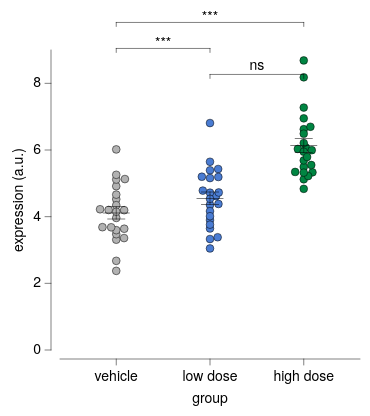

The Vega-Lite source for this figure:
### Vega-Lite specification from a JSON file in a GitHub repository (floating-point values rounded to 4 significant figures)
{"background": null, "config": {"arc": {"fill": "#DBDBDB", "fillOpacity": 1.0, "innerRadius": 37.5, "padAngle": 0.03, "stroke": "black", "strokeOpacity": 1, "strokeWidth": 0.25}, "area": {"fill": "#DBDBDB", "fillOpacity": 1.0, "stroke": "black", "strokeOpacity": 1, "strokeWidth": 0.25}, "axis": {"domain": true, "domainCap": "round", "domainColor": "black", "domainWidth": 0.25, "grid": false, "gridCap": "round", "gridColor": "#F1F1F1", "gridDash": [0, 0], "gridOpacity": 1.0, "gridWidth": 0.25, "labelColor": "black", "labelFont": "Helvetica Neue, HelveticaNeue, Helvetica, Arial, sans-serif", "labelFontSize": 7, "labelFontStyle": "normal", "labelFontWeight": 400, "offset": 4.5, "ticks": true, "tickCap": "round", "tickColor": "black", "tickRound": false, "tickSize": 3, "tickWidth": 0.25, "titleColor": "black", "titleFont": "Helvetica Neue, HelveticaNeue, Helvetica, Arial, sans-serif", "titleFontSize": 7, "titleFontStyle": "normal", "titleFontWeight": 400}, "axisX": {"domain": true, "labelAlign": "center", "labelAngle": 0, "labels": true, "ticks": true, "translate": 0}, "axisY": {"domain": true, "labelAlign": "right", "labelAngle": 0, "labels": true, "ticks": true, "translate": 0}, "axisRight": {"domain": true, "labelAlign": "left", "labelAngle": 0, "labels": true, "ticks": true, "translate": 0}, "axisTop": {"domain": true, "labelAlign": "center", "labelAngle": 0, "labels": true, "ticks": true, "translate": 0}, "axisBand": {"tickOffset": 0}, "bar": {"fill": "#DBDBDB", "fillOpacity": 1.0, "stroke": "black", "strokeOpacity": 1, "strokeWidth": 0.25}, "boxplot": {"size": 13.5, "ticks": {"cornerRadius": 0.25, "fill": "black", "opacity": 1, "size": 6.75, "thickness": 0.25}, "box": {"fillOpacity": 1.0, "stroke": "black", "strokeOpacity": 1, "strokeWidth": 0.25}, "median": {"cornerRadius": 0, "fill": "black", "fillOpacity": 1.0, "opacity": 1, "size": 13.5, "thickness": 0.25}, "rule": {"fill": "black", "fillOpacity": 1.0, "size": 15.0, "stroke": "black", "strokeDash": [0, 0], "strokeOpacity": 1, "strokeWidth": 0.25}, "outliers": {"color": "black", "fill": "black", "fillOpacity": 1.0, "size": 0, "stroke": "black", "strokeOpacity": 1, "strokeWidth": 0.25}}, "circle": {"fill": "black", "fillOpacity": 1.0, "size": 1.875, "stroke": null, "strokeOpacity": 1, "strokeWidth": 0.25}, "errorband": {"band": {"fillOpacity": 0.6, "stroke": null, "strokeWidth": 0.25, "strokeOpacity": 1}, "borders": {"opacity": 0, "strokeOpacity": 0.25, "strokeWidth": 1}}, "errorbar": {"opacity": 1, "rule": {"strokeDash": [0, 0], "strokeWidth": 0.25}, "ticks": {"color": "black", "cornerRadius": 0.125, "opacity": 1, "size": 9.0, "thickness": 0.25}, "thickness": 0.25}, "font": "Helvetica Neue, HelveticaNeue, Helvetica, Arial, sans-serif", "geoshape": {"fill": "#DBDBDB", "fillOpacity": 1.0, "stroke": "black", "strokeOpacity": 1, "strokeWidth": 0.25}, "header": {"labelColor": "black", "labelFont": "Helvetica Neue, HelveticaNeue, Helvetica, Arial, sans-serif", "labelFontSize": 7, "labelFontStyle": "normal", "labelFontWeight": 400, "titleColor": "black", "titleFont": "Helvetica Neue, HelveticaNeue, Helvetica, Arial, sans-serif", "titleFontSize": 7, "titleFontStyle": "normal", "titleFontWeight": 400, "titlePadding": 0}, "legend": {"disable": false, "offset": 4.5, "titlePadding": 4, "labelOffset": 2, "gradientLabelOffset": 2, "gradientLength": 75.0, "gradientThickness": 7.5, "gradientOpacity": 1.0, "gradientStrokeColor": "black", "gradientStrokeWidth": 0.25, "labelColor": "black", "labelFont": "Helvetica Neue, HelveticaNeue, Helvetica, Arial, sans-serif", "labelFontSize": 7, "labelFontStyle": "normal", "labelFontWeight": 400, "strokeColor": "black", "strokeWidth": 0, "symbolSize": 42, "symbolStrokeColor": "black", "symbolStrokeWidth": 0.25, "titleColor": "black", "titleFont": "Helvetica Neue, HelveticaNeue, Helvetica, Arial, sans-serif", "titleFontSize": 7, "titleFontStyle": "normal", "titleFontWeight": 400}, "line": {"color": "black", "stroke": "black", "strokeCap": "butt", "strokeDash": [0, 0], "strokeOpacity": 1, "strokeWidth": 0.5}, "point": {"filled": true, "fill": "#DBDBDB", "fillOpacity": 1.0, "size": 7.5, "stroke": "black", "strokeOpacity": 1, "strokeWidth": 0.25}, "range": {"category": ["#B2B2B2", "#4A7CD3", "#008542", "#664CAF", "#509F98", "#636363", "#284F93", "#005226", "#382864", "#285753"], "diverging": {"scheme": ["#443E60", "#5F597E", "#7C759B", "#9994B6", "#B7B4CC", "#D6D5DC", "#F6F6F6", "#D1DAD9", "#A4C2BF", "#7AA9A4", "#578E89", "#37736E", "#1B5954"]}, "heatmap": {"scheme": ["#440154", "#472270", "#433E82", "#38598C", "#2C728E", "#238A8D", "#24A086", "#39B578", "#5DC862", "#96D646", "#CAE02D", "#FDE724"]}, "ordinal": {"scheme": ["#F1F1F1", "#DBDBDB", "#C6C6C6", "#B2B2B2", "#9D9D9D", "#898989", "#767676", "#636363", "#515151", "#404040", "#2F2F2F", "#1F1F1F"]}, "ramp": {"scheme": ["#440154", "#472270", "#433E82", "#38598C", "#2C728E", "#238A8D", "#24A086", "#39B578", "#5DC862", "#96D646", "#CAE02D", "#FDE724"]}}, "rule": {"color": "black", "stroke": "black", "strokeCap": "round", "strokeDash": [2, 2], "strokeOpacity": 1, "strokeWidth": 0.25}, "scale": {"barBandPaddingInner": 0.1, "rectBandPaddingInner": 0, "tickBandPaddingInner": 0.1, "bandPaddingOuter": 0.1, "bandWithNestedOffsetPaddingInner": 0.2, "bandWithNestedOffsetPaddingOuter": 0.2, "offsetBandPaddingInner": 0, "offsetBandPaddingOuter": 0, "round": false}, "rect": {"fill": "#DBDBDB", "fillOpacity": 1.0, "stroke": "black", "strokeOpacity": 1, "strokeWidth": 0.25}, "square": {"fill": "#DBDBDB", "fillOpacity": 1.0, "size": 15.0, "stroke": "black", "strokeOpacity": 1, "strokeWidth": 0.25}, "text": {"color": "black", "font": "Helvetica Neue, HelveticaNeue, Helvetica, Arial, sans-serif", "fontSize": 7, "fontStyle": "normal", "fontWeight": 400}, "tick": {"color": "black", "cornerRadius": 0.125, "opacity": 1.0, "size": 13.5, "thickness": 0.25}, "title": {"anchor": "middle", "frame": "group", "color": "black", "font": "Helvetica Neue, HelveticaNeue, Helvetica, Arial, sans-serif", "fontSize": 7, "fontStyle": "normal", "fontWeight": 400, "subtitleColor": "black", "subtitleFont": "Helvetica Neue, HelveticaNeue, Helvetica, Arial, sans-serif", "subtitleFontSize": "Helvetica Neue, HelveticaNeue, Helvetica, Arial, sans-serif", "subtitleFontStyle": "normal", "subtitleFontWeight": 400}, "trail": {"color": "black", "opacity": 1, "size": 0.5}, "view": {"continuousWidth": 150, "continuousHeight": 150, "discreteWidth": 150, "discreteHeight": 150, "fill": null, "stroke": null, "strokeWidth": 0.25}}, "layer": [{"data": {"name": "data-3a4329221f0690256db0e8c4ffd5592d"}, "mark": {"type": "circle", "opacity": 1.0, "size": 15.0, "stroke": "black", "strokeOpacity": 1, "strokeWidth": 0.25}, "encoding": {"color": {"field": "group", "legend": null, "scale": {"domain": ["vehicle", "low dose", "high dose"]}, "sort": ["vehicle", "low dose", "high dose"], "title": null, "type": "nominal"}, "x": {"axis": {}, "field": "group", "scale": {"domain": ["vehicle", "low dose", "high dose"]}, "sort": ["vehicle", "low dose", "high dose"], "title": "group", "type": "nominal"}, "xOffset": {"field": "beeswarm_x", "scale": {"domain": [-8.09, 8.09], "range": [10.66, 26.84]}, "type": "quantitative"}, "y": {"field": "expr", "title": "expression (a.u.)", "type": "quantitative"}}}, {"data": {"name": "data-8760c3c47ed2be55f7a1dc1a4516e5aa"}, "mark": {"type": "errorbar"}, "encoding": {"x": {"axis": {}, "field": "group", "scale": {"domain": ["vehicle", "low dose", "high dose"]}, "sort": ["vehicle", "low dose", "high dose"], "title": "group", "type": "nominal"}, "y": {"field": "__mean", "title": "expression (a.u.)", "type": "quantitative"}, "yError": {"field": "__error"}}}, {"data": {"name": "data-8760c3c47ed2be55f7a1dc1a4516e5aa"}, "mark": {"type": "tick"}, "encoding": {"x": {"axis": {}, "field": "group", "scale": {"domain": ["vehicle", "low dose", "high dose"]}, "sort": ["vehicle", "low dose", "high dose"], "title": "group", "type": "nominal"}, "y": {"field": "__mean", "title": "expression (a.u.)", "type": "quantitative"}}}, {"layer": [{"layer": [{"data": {"values": [{"x": "vehicle", "x2": "low dose", "y": 8.687, "__dysonsphere__": 1}]}, "mark": {"type": "rule", "strokeCap": "round", "strokeDash": [0, 0], "strokeWidth": 0.25, "yOffset": 7.0}, "encoding": {"x": {"value": 121.9}, "x2": {"value": 75.0}, "y": {"field": "y", "type": "quantitative"}}}, {"data": {"values": [{"x": "vehicle", "y": 8.687, "y2": 8.687, "__dysonsphere__": 1}]}, "mark": {"type": "rule", "strokeCap": "round", "strokeDash": [0, 0], "strokeWidth": 0.25, "y2Offset": 9.0, "yOffset": 7.0}, "encoding": {"x": {"value": 121.9}, "y": {"field": "y", "type": "quantitative"}, "y2": {"field": "y2"}}}, {"data": {"values": [{"x": "low dose", "y": 8.687, "y2": 8.687, "__dysonsphere__": 1}]}, "mark": {"type": "rule", "strokeCap": "round", "strokeDash": [0, 0], "strokeWidth": 0.25, "y2Offset": 9.0, "yOffset": 7.0}, "encoding": {"x": {"value": 75.0}, "y": {"field": "y", "type": "quantitative"}, "y2": {"field": "y2"}}}, {"data": {"values": [{"y": 8.687, "label": "ns", "__dysonsphere__": 1}]}, "mark": {"type": "text", "align": "center", "dy": 3.0, "fontSize": 7}, "encoding": {"text": {"field": "label", "type": "nominal"}, "x": {"value": 98.44}, "y": {"field": "y", "type": "quantitative"}}}]}, {"layer": [{"data": {"values": [{"x": "low dose", "x2": "high dose", "y": 8.687, "__dysonsphere__": 1}]}, "mark": {"type": "rule", "strokeCap": "round", "strokeDash": [0, 0], "strokeWidth": 0.25, "yOffset": -6.0}, "encoding": {"x": {"value": 75.0}, "x2": {"value": 28.12}, "y": {"field": "y", "type": "quantitative"}}}, {"data": {"values": [{"x": "low dose", "y": 8.687, "y2": 8.687, "__dysonsphere__": 1}]}, "mark": {"type": "rule", "strokeCap": "round", "strokeDash": [0, 0], "strokeWidth": 0.25, "y2Offset": -4.0, "yOffset": -6.0}, "encoding": {"x": {"value": 75.0}, "y": {"field": "y", "type": "quantitative"}, "y2": {"field": "y2"}}}, {"data": {"values": [{"x": "high dose", "y": 8.687, "y2": 8.687, "__dysonsphere__": 1}]}, "mark": {"type": "rule", "strokeCap": "round", "strokeDash": [0, 0], "strokeWidth": 0.25, "y2Offset": -4.0, "yOffset": -6.0}, "encoding": {"x": {"value": 28.12}, "y": {"field": "y", "type": "quantitative"}, "y2": {"field": "y2"}}}, {"data": {"values": [{"y": 8.687, "label": "***", "__dysonsphere__": 1}]}, "mark": {"type": "text", "align": "center", "dy": -8.0, "fontSize": 7}, "encoding": {"text": {"field": "label", "type": "nominal"}, "x": {"value": 51.56}, "y": {"field": "y", "type": "quantitative"}}}]}, {"layer": [{"data": {"values": [{"x": "vehicle", "x2": "high dose", "y": 8.687, "__dysonsphere__": 1}]}, "mark": {"type": "rule", "strokeCap": "round", "strokeDash": [0, 0], "strokeWidth": 0.25, "yOffset": -19.0}, "encoding": {"x": {"value": 121.9}, "x2": {"value": 28.12}, "y": {"field": "y", "type": "quantitative"}}}, {"data": {"values": [{"x": "vehicle", "y": 8.687, "y2": 8.687, "__dysonsphere__": 1}]}, "mark": {"type": "rule", "strokeCap": "round", "strokeDash": [0, 0], "strokeWidth": 0.25, "y2Offset": -17.0, "yOffset": -19.0}, "encoding": {"x": {"value": 121.9}, "y": {"field": "y", "type": "quantitative"}, "y2": {"field": "y2"}}}, {"data": {"values": [{"x": "high dose", "y": 8.687, "y2": 8.687, "__dysonsphere__": 1}]}, "mark": {"type": "rule", "strokeCap": "round", "strokeDash": [0, 0], "strokeWidth": 0.25, "y2Offset": -17.0, "yOffset": -19.0}, "encoding": {"x": {"value": 28.12}, "y": {"field": "y", "type": "quantitative"}, "y2": {"field": "y2"}}}, {"data": {"values": [{"y": 8.687, "label": "***", "__dysonsphere__": 1}]}, "mark": {"type": "text", "align": "center", "dy": -21.0, "fontSize": 7}, "encoding": {"text": {"field": "label", "type": "nominal"}, "x": {"value": 75.0}, "y": {"field": "y", "type": "quantitative"}}}]}], "name": "__dysonsphere_9bad20b1b33af78c_55"}], "$schema": "https://vega.github.io/schema/vega-lite/v6.4.1.json", "datasets": {"data-3a4329221f0690256db0e8c4ffd5592d": [{"group": "vehicle", "expr": 3.358, "beeswarm_x": 3.905}, {"group": "vehicle", "expr": 4.194, "beeswarm_x": 3.948}, {"group": "vehicle", "expr": 2.675, "beeswarm_x": 0.0}, {"group": "vehicle", "expr": 4.525, "beeswarm_x": 0.0}, {"group": "vehicle", "expr": 4.915, "beeswarm_x": 0.0}, {"group": "vehicle", "expr": 3.638, "beeswarm_x": 3.997}, {"group": "vehicle", "expr": 4.344, "beeswarm_x": 0.0}, {"group": "vehicle", "expr": 4.201, "beeswarm_x": -3.81}, {"group": "vehicle", "expr": 3.685, "beeswarm_x": -6.911}, {"group": "vehicle", "expr": 3.31, "beeswarm_x": 0.0}, {"group": "vehicle", "expr": 2.374, "beeswarm_x": 0.0}, {"group": "vehicle", "expr": 5.128, "beeswarm_x": 4.33}, {"group": "vehicle", "expr": 3.962, "beeswarm_x": 0.0}, {"group": "vehicle", "expr": 6.018, "beeswarm_x": 0.0}, {"group": "vehicle", "expr": 4.661, "beeswarm_x": 0.0}, {"group": "vehicle", "expr": 4.222, "beeswarm_x": -8.09}, {"group": "vehicle", "expr": 3.474, "beeswarm_x": 0.0}, {"group": "vehicle", "expr": 5.114, "beeswarm_x": 0.0}, {"group": "vehicle", "expr": 3.595, "beeswarm_x": 0.0}, {"group": "vehicle", "expr": 5.256, "beeswarm_x": 0.0}, {"group": "vehicle", "expr": 3.681, "beeswarm_x": -2.543}, {"group": "vehicle", "expr": 4.149, "beeswarm_x": 0.0}, {"group": "low dose", "expr": 3.33, "beeswarm_x": 0.0}, {"group": "low dose", "expr": 6.809, "beeswarm_x": 0.0}, {"group": "low dose", "expr": 4.615, "beeswarm_x": 2.979}, {"group": "low dose", "expr": 4.353, "beeswarm_x": 0.0}, {"group": "low dose", "expr": 5.43, "beeswarm_x": 4.085}, {"group": "low dose", "expr": 3.898, "beeswarm_x": 0.0}, {"group": "low dose", "expr": 5.391, "beeswarm_x": 0.0}, {"group": "low dose", "expr": 3.646, "beeswarm_x": 0.0}, {"group": "low dose", "expr": 5.191, "beeswarm_x": 4.177}, {"group": "low dose", "expr": 3.76, "beeswarm_x": 0.0}, {"group": "low dose", "expr": 3.047, "beeswarm_x": 0.0}, {"group": "low dose", "expr": 4.166, "beeswarm_x": 0.0}, {"group": "low dose", "expr": 3.382, "beeswarm_x": 3.828}, {"group": "low dose", "expr": 5.198, "beeswarm_x": -4.077}, {"group": "low dose", "expr": 4.72, "beeswarm_x": 0.0}, {"group": "low dose", "expr": 5.159, "beeswarm_x": 0.0}, {"group": "low dose", "expr": 4.782, "beeswarm_x": -3.585}, {"group": "low dose", "expr": 4.382, "beeswarm_x": 4.224}, {"group": "low dose", "expr": 4.725, "beeswarm_x": 4.364}, {"group": "low dose", "expr": 5.647, "beeswarm_x": 0.0}, {"group": "low dose", "expr": 4.535, "beeswarm_x": 0.0}, {"group": "low dose", "expr": 4.014, "beeswarm_x": 0.0}, {"group": "high dose", "expr": 5.33, "beeswarm_x": 4.359}, {"group": "high dose", "expr": 6.078, "beeswarm_x": 1.025}, {"group": "high dose", "expr": 5.55, "beeswarm_x": 3.761}, {"group": "high dose", "expr": 8.181, "beeswarm_x": 0.0}, {"group": "high dose", "expr": 5.121, "beeswarm_x": 0.0}, {"group": "high dose", "expr": 5.218, "beeswarm_x": 2.2}, {"group": "high dose", "expr": 5.994, "beeswarm_x": 4.005}, {"group": "high dose", "expr": 6.95, "beeswarm_x": 0.0}, {"group": "high dose", "expr": 6.032, "beeswarm_x": -2.955}, {"group": "high dose", "expr": 5.342, "beeswarm_x": -4.3}, {"group": "high dose", "expr": 5.493, "beeswarm_x": 0.0}, {"group": "high dose", "expr": 5.949, "beeswarm_x": 0.0}, {"group": "high dose", "expr": 7.273, "beeswarm_x": 0.0}, {"group": "high dose", "expr": 5.322, "beeswarm_x": 0.0}, {"group": "high dose", "expr": 6.209, "beeswarm_x": 0.0}, {"group": "high dose", "expr": 5.687, "beeswarm_x": 0.0}, {"group": "high dose", "expr": 6.625, "beeswarm_x": 0.0}, {"group": "high dose", "expr": 6.697, "beeswarm_x": 3.335}, {"group": "high dose", "expr": 4.835, "beeswarm_x": 0.0}, {"group": "high dose", "expr": 8.687, "beeswarm_x": 0.0}, {"group": "high dose", "expr": 6.49, "beeswarm_x": 0.0}, {"group": "high dose", "expr": 5.791, "beeswarm_x": 1.669}], "data-8760c3c47ed2be55f7a1dc1a4516e5aa": [{"group": "vehicle", "__mean": 4.113, "__error": 0.1847, "__dysonsphere__": 1}, {"group": "low dose", "__mean": 4.554, "__error": 0.1895, "__dysonsphere__": 1}, {"group": "high dose", "__mean": 6.13, "__error": 0.208, "__dysonsphere__": 1}]}}
